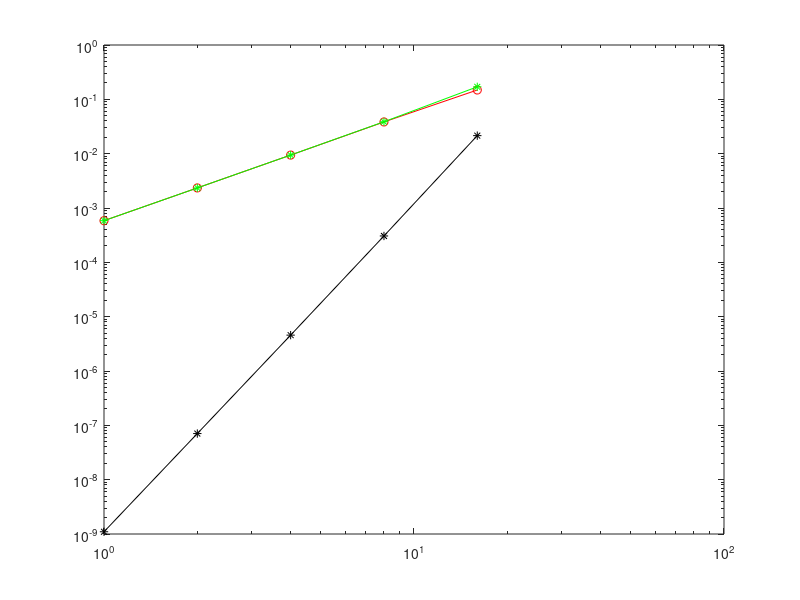

Write the MATLAB code that produced this figure. (Note: this script raises an error after producing the figure.)
function te_burgers_analysis
%% Burgers TE analysis
% F = u^2/2 - nu*du/dx

re=32; l=8; u=2; nu = l*u/re;
c1=-u; c2 = re/(2*l);

u = @(x) c1*tanh(c2*x);
ux = @(x) -c2/c1*(u(x).^2 - c1.^2);
uxx = @(x) -c2/c1*(2*u(x).*ux(x));
uxxx = @(x) -2*c2/c1*(ux(x).^2 + u(x).*uxx(x));
uxxxx = @(x) -2*c2/c1*(3*ux(x).*uxx(x)+u(x)*uxxx(x));
uxxxxx = @(x) -2*c2/c1*(3*(uxx(x).^2+ux(x).*uxxx(x))+ux(x).*uxxx(x)+u(x).*uxxxx(x));
uxxxxxx = @(x) -2*c2/c1*( 6*uxx(x)*uxxx(x) + 5*ux(x).*uxxxx(x) + 4*uxx(x).*uxxx(x) + u(x).*uxxxxx(x) );
ubar = @(x1,x2) integral(u, x1, x2, 'AbsTol',1e-10)/(x2-x1);

%Test analytic derivatives (p==2)
x0=1; dx=0.5; n = 10;
ux_p = DerivativeTest(u,ux,x0,dx,n);
uxx_p = DerivativeTest(ux,uxx,x0,dx,n);
uxxx_p = DerivativeTest(uxx,uxxx,x0,dx,n);
uxxxx_p = DerivativeTest(uxxx,uxxxx,x0,dx,n);
uxxxxx_p = DerivativeTest(uxxxx,uxxxxx,x0,dx,n);
uxxxxxx_p = DerivativeTest(uxxxxx,uxxxxxx,x0,dx,n);

% Taylor Series expansion test
% F = @(x) u(x);
% Fh = @(x,dx) u(x+dx/2);
% TE = @(x,dx) dx/2*ux(x) + dx^2/8*uxx(x) + dx^3/48*uxxx(x) + dx^4/384*uxxxx(x);
% pout=OrderTest(x0, dx, F, Fh, TE, 10)



% Analytic TE for u^2/2
%      6               6               6               6     2     4             4             4    2     2           2   2    2
%    dx  u uxxxxxx   dx  ux uxxxxx   dx  uxx uxxxx   dx  uxxx    dx  u uxxxx   dx  ux uxxx   dx  uxx    dx  u uxx   dx  ux    u
%    ------------- + ------------- + ------------- + --------- + ----------- + ----------- + -------- + --------- + ------- + --
%         46080            7680            3072          4608         384            96         128         8          8       2


% Centered flux average
fprintf('Discrete Face Flux\n')
F = @(x) u(x).^2/2;
Fh = @(x,dx) (u(x+dx/2).^2+u(x-dx/2).^2)/4;
TE2 = @(x,dx) dx.^2*( u(x).*uxx(x)/8 + ux(x).^2/8); % + O(dx^4)
TE4 = @(x,dx) dx.^4*( uxx(x).^2/128 + ux(x).*uxxx(x)/96 + u(x).*uxxxx(x)/384 ); % + O(dx^6)
TE = @(x,dx) TE2(x,dx) + TE4(x,dx);

pout=OrderTest(x0, dx, F, Fh, @(x,dx) 0 , 10); fprintf('Central average O(dx^2): %4.2f\n',pout);
pout=OrderTest(x0, dx, F, Fh, @(x,dx) TE2(x,dx) , 7); fprintf('Central average O(dx^4): %4.2f\n',pout);
pout=OrderTest(x0, dx, F, Fh, @(x,dx) TE2(x,dx) +TE4(x,dx) , 5); fprintf('Central average O(dx^6): %4.2f\n\n',pout);

fprintf('Discrete Face Flux using the FV solution approximation |  o--x--o  |\n')
F = @(x) u(x).^2/2 - nu*ux(x);
Fh = @(x,dx) ( ubar(x,x+dx).^2+ubar(x-dx,x).^2)/4 - nu*(ubar(x,x+dx) - ubar(x-dx,x))/(dx);
TE2 = @(x,dx) dx.^2*( u(x).*uxx(x)/6 + ux(x).^2/8 - nu*uxxx(x)/12); % + O(dx^4)
TE4 = @(x,dx) dx.^4*( uxx(x).^2/72 + ux(x).*uxxx(x)/48 + u(x).*uxxxx(x)/120 -nu*uxxxxx(x)/360); % + O(dx^6)
TE = @(x,dx) TE2(x,dx) + TE4(x,dx);

pout=OrderTest(x0, dx, F, Fh, @(x,dx) 0 , 10); fprintf('Central average O(dx^2): %4.2f\n',pout);
pout=OrderTest(x0, dx, F, Fh, @(x,dx) TE2(x,dx) , 7); fprintf('Central average O(dx^4): %4.2f\n',pout);
pout=OrderTest(x0, dx, F, Fh, @(x,dx) TE2(x,dx) +TE4(x,dx) , 5); fprintf('Central average O(dx^6): %4.2f\n\n',pout);


% Forward flux average
fprintf('Discrete Face Flux approximation |  x--|--o  |\n')
F = @(x) u(x).^2/2;
Fh = @(x,dx) (u(x+dx).^2+u(x).^2)/4;
TE1 = @(x,dx) dx*( u(x).*ux(x)/2 ); % + O(dx^2)
TE2 = @(x,dx) dx.^2*( ux(x).^2/4 + u(x).*uxx(x)/4 ); % + O(dx^3)
TE3 = @(x,dx) dx.^3*( ux(x).*uxx(x)/4 + u(x).*uxxx(x)/12); % + O(dx^4)
TE4 = @(x,dx) dx.^4*( u(x).*uxxxx(x)/48 + ux(x).*uxxx(x)/12 + uxx(x).^2/16); % + O(dx^5)

TE = @(x,dx) TE1(x,dx) +TE2(x,dx) +TE3(x,dx) +TE4(x,dx);
pout=OrderTest(x0, dx, F, Fh, @(x,dx) 0 , 10); fprintf('Forward average O(dx^1): %4.2f\n',pout);
pout=OrderTest(x0, dx, F, Fh, @(x,dx) TE1(x,dx) , 10); fprintf('Forward average O(dx^2): %4.2f\n',pout);
pout=OrderTest(x0, dx, F, Fh, @(x,dx) TE1(x,dx) +TE2(x,dx) , 10); fprintf('Forward average O(dx^3): %4.2f\n',pout);
pout=OrderTest(x0, dx, F, Fh, @(x,dx) TE1(x,dx) +TE2(x,dx) +TE3(x,dx)  , 9); fprintf('Forward average O(dx^4): %4.2f\n',pout);
pout=OrderTest(x0, dx, F, Fh, @(x,dx) TE1(x,dx) +TE2(x,dx) +TE3(x,dx) +TE4(x,dx) , 7); fprintf('Forward average O(dx^5): %4.2f\n\n',pout);

% Forward flux average
fprintf('Discrete Face Flux using the FV solution approximation |  x--|--o  |\n')
F = @(x) u(x).^2/2 - nu*ux(x);
Fh = @(x,dx) ( ubar(x+dx/2,x+3/2*dx).^2+ubar(x-dx/2,x+dx/2).^2)/4 - nu*(ubar(x+dx/2,x+3/2*dx)-ubar(x-dx/2,x+dx/2))/dx;
TE1 = @(x,dx) dx*( u(x).*ux(x)/2 -nu*uxx(x)/2); % + O(dx^2)
TE2 = @(x,dx) dx.^2*( ux(x).^2/4 + u(x).*uxx(x)*7/24 -nu*uxxx(x)*5/24); % + O(dx^3)
TE3 = @(x,dx) dx.^3*( ux(x).*uxx(x)*13/48 + u(x).*uxxx(x)*5/48 - nu*uxxxx(x)*1/16); % + O(dx^4)
TE4 = @(x,dx) dx.^4*( u(x).*uxxxx(x)*61/1920 + ux(x).*uxxx(x)*5/48 + uxx(x).^2*85/1152 - nu*uxxxxx(x)*91/5760); % + O(dx^5)

TE = @(x,dx) TE1(x,dx) +TE2(x,dx) +TE3(x,dx) +TE4(x,dx);
pout=OrderTest(x0, dx, F, Fh, @(x,dx) 0 , 10); fprintf('Forward average O(dx^1): %4.2f\n',pout);
pout=OrderTest(x0, dx, F, Fh, @(x,dx) TE1(x,dx) , 10); fprintf('Forward average O(dx^2): %4.2f\n',pout);
pout=OrderTest(x0, dx, F, Fh, @(x,dx) TE1(x,dx) +TE2(x,dx) , 10); fprintf('Forward average O(dx^3): %4.2f\n',pout);
pout=OrderTest(x0, dx, F, Fh, @(x,dx) TE1(x,dx) +TE2(x,dx) +TE3(x,dx)  , 9); fprintf('Forward average O(dx^4): %4.2f\n',pout);
pout=OrderTest(x0, dx, F, Fh, @(x,dx) TE1(x,dx) +TE2(x,dx) +TE3(x,dx) +TE4(x,dx) , 7); fprintf('Forward average O(dx^5): %4.2f\n\n',pout);


% Backward flux average
fprintf('Discrete Face Flux approximation |  o--|--x  |     |\n')
F = @(x) u(x).^2/2;
Fh = @(x,dx) (u(x-dx).^2+u(x).^2)/4;
TE1 = @(x,dx) -dx*( u(x).*ux(x)/2 ); % + O(dx^2)
TE2 = @(x,dx) dx.^2*( ux(x).^2/4 + u(x).*uxx(x)/4 ); % + O(dx^3)
TE3 = @(x,dx) -dx.^3*( ux(x).*uxx(x)/4 + u(x).*uxxx(x)/12); % + O(dx^4)
TE4 = @(x,dx) dx.^4*( u(x).*uxxxx(x)/48 + ux(x).*uxxx(x)/12 + uxx(x).^2/16); % + O(dx^5)

TE = @(x,dx) TE1(x,dx) +TE2(x,dx) +TE3(x,dx) +TE4(x,dx);
pout=OrderTest(x0, dx, F, Fh, @(x,dx) 0 , 10); fprintf('Backward average O(dx^1): %4.2f\n',pout);
pout=OrderTest(x0, dx, F, Fh, @(x,dx) TE1(x,dx) , 10); fprintf('Backward average O(dx^2): %4.2f\n',pout);
pout=OrderTest(x0, dx, F, Fh, @(x,dx) TE1(x,dx) +TE2(x,dx) , 10); fprintf('Backward average O(dx^3): %4.2f\n',pout);
pout=OrderTest(x0, dx, F, Fh, @(x,dx) TE1(x,dx) +TE2(x,dx) +TE3(x,dx)  , 9); fprintf('Backward average O(dx^4): %4.2f\n',pout);
pout=OrderTest(x0, dx, F, Fh, @(x,dx) TE1(x,dx) +TE2(x,dx) +TE3(x,dx) +TE4(x,dx) , 7); fprintf('Backward average O(dx^5): %4.2f\n\n',pout);

fprintf('Discrete Face Flux using the FV solution approximation |  o--|--x  |     |\n')
F = @(x) u(x).^2/2-nu*ux(x);
Fh = @(x,dx) ( ubar(x-dx*3/2,x-1/2*dx).^2+ubar(x-dx/2,x+dx/2).^2)/4 - nu*(ubar(x-dx/2,x+dx/2)-ubar(x-dx*3/2,x-1/2*dx))/dx;
TE1 = @(x,dx) -dx*( u(x).*ux(x)/2 -nu*uxx(x)/2); % + O(dx^2) <---- TE1=0 cause it's the continuous operator (by definition)
TE2 = @(x,dx) dx.^2*( ux(x).^2/4 + u(x).*uxx(x)*7/24 -nu*uxxx(x)*5/24); % + O(dx^3)
TE3 = @(x,dx) -dx.^3*( ux(x).*uxx(x)*13/48 + u(x).*uxxx(x)*5/48 - nu*uxxxx(x)*1/16); % + O(dx^4)
TE4 = @(x,dx) dx.^4*( u(x).*uxxxx(x)*61/1920 + ux(x).*uxxx(x)*5/48 + uxx(x).^2*85/1152 - nu*uxxxxx(x)*91/5760); % + O(dx^5)

TE = @(x,dx) TE1(x,dx) +TE2(x,dx) +TE3(x,dx) +TE4(x,dx);
pout=OrderTest(x0, dx, F, Fh, @(x,dx) 0 , 10); fprintf('Backward average O(dx^2): %4.2f\n',pout);
pout=OrderTest(x0, dx, F, Fh, @(x,dx) TE1(x,dx) , 10); fprintf('Backward average O(dx^2): %4.2f\n',pout);
pout=OrderTest(x0, dx, F, Fh, @(x,dx) TE1(x,dx) +TE2(x,dx) , 10); fprintf('Backward average O(dx^3): %4.2f\n',pout);
pout=OrderTest(x0, dx, F, Fh, @(x,dx) TE1(x,dx) +TE2(x,dx) +TE3(x,dx)  , 9); fprintf('Backward average O(dx^4): %4.2f\n',pout);
pout=OrderTest(x0, dx, F, Fh, @(x,dx) TE1(x,dx) +TE2(x,dx) +TE3(x,dx) +TE4(x,dx) , 7); fprintf('Backward average O(dx^5): %4.2f\n\n',pout);


% Centered flux difference
fprintf('Discrete cell residual approximation |--o--|  x  |--o--|\n')
F = @(x) u(x).*ux(x);
Fh = @(x,dx) (u(x+dx).^2-u(x-dx).^2)/(4*dx);
TE2 = @(x,dx) dx.^2*( u(x).*uxxx(x)/6 + ux(x).*uxx(x)/2); % + O(dx^4)
TE4 = @(x,dx) dx.^4*( ux(x).*uxxxx(x)/24 + uxx(x).*uxxx(x)/12 +u(x).*uxxxxx(x)/120 ); % + O(dx^6)
TE = @(x,dx) TE2(x,dx) + TE4(x,dx);

pout=OrderTest(x0, dx, F, Fh, @(x,dx) 0 , 10); fprintf('Central flux difference O(dx^2): %4.2f\n',pout);
pout=OrderTest(x0, dx, F, Fh, @(x,dx) TE2(x,dx) , 7); fprintf('Central flux difference O(dx^4): %4.2f\n',pout);
pout=OrderTest(x0, dx, F, Fh, @(x,dx) TE2(x,dx) +TE4(x,dx) , 5); fprintf('Central flux difference O(dx^6): %4.2f\n\n',pout);



fprintf('Discrete cell residual the FV solution approximation |--o--|  x  |--o--|\n')
F = @(x) u(x).*ux(x) - nu*uxx(x);
Fh = @(x,dx) ( ubar(x+dx/2,x+dx*3/2).^2 - ubar(x-dx*3/2,x-1/2*dx).^2)/(4*dx) - nu*(ubar(x+dx/2,x+dx*3/2)-2*ubar(x-dx*1/2,x+1/2*dx) + ubar(x-dx*3/2,x-1/2*dx))/dx^2;
TE2 = @(x,dx) dx.^2*( u(x).*uxxx(x)*5/24 + ux(x).*uxx(x)*13/24 - nu*uxxxx(x)/8); % + O(dx^4)
TE4 = @(x,dx) dx.^4*( ux(x).*uxxxx(x)*121/1920 + uxx(x).*uxxx(x)*65/576 + u(x)*uxxxxx(x)*91/5760 - nu*uxxxxxx(x)*13/1920 ); % + O(dx^6)
TE = @(x,dx) TE2(x,dx) + TE4(x,dx);

pout=OrderTest(x0, dx, F, Fh, @(x,dx) 0 , 10); fprintf('Central flux difference O(dx^2): %4.2f\n',pout);
pout=OrderTest(x0, dx, F, Fh, @(x,dx) TE2(x,dx) , 7); fprintf('Central flux difference O(dx^4): %4.2f\n',pout);
pout=OrderTest(x0, dx, F, Fh, @(x,dx) TE2(x,dx) +TE4(x,dx) , 5); fprintf('Central flux difference O(dx^6): %4.2f\n\n',pout);

% fprintf('Discrete cell residual the FV solution approximation (Dirichlet inconsistent BC: |--o--|  x  |--o--|\n')


% fprintf('u^2/2 term in the BC flux\n')
% u2A = @(x) u(x)^2/2;
% u2 = @(x,dx) u(x-dx/2)^2/2;
% TE1 = @(x,dx) -dx*(u(x)*ux(x)/2);
% TE2 = @(x,dx) dx^2*( ux(x)^2/8 + u(x)*uxx(x)/8 );
% TE3 = @(x,dx) -dx^3*( ux(x)*uxx(x)/16 +u(x)*uxxx(x)/48 );
% TE4 = @(x,dx) dx^4*( uxx(x)^2/128 + ux(x)*uxxx(x)/96 + u(x)*uxxxx(x)/384 );
% TE5 = @(x,dx) -dx^5*( uxx(x)*uxxx(x)/384 + ux(x)*uxxxx(x)/768 + u(x)*uxxxxx(x)/3840 );
% pout=OrderTest(x0, dx, u2A, u2, @(x,dx) 0 , 10); fprintf('Non linear term O(dx^1): %4.2f\n',pout);
% pout=OrderTest(x0, dx, u2A, u2, @(x,dx) TE1(x,dx) , 9); fprintf('Non linear term O(dx^2): %4.2f\n',pout);
% pout=OrderTest(x0, dx, u2A, u2, @(x,dx) TE1(x,dx) + TE2(x,dx) , 8); fprintf('Non linear term O(dx^3): %4.2f\n',pout);
% pout=OrderTest(x0, dx, u2A, u2, @(x,dx) TE1(x,dx) + TE2(x,dx) + TE3(x,dx), 7); fprintf('Non linear term O(dx^4): %4.2f\n',pout);
% pout=OrderTest(x0, dx, u2A, u2, @(x,dx) TE1(x,dx) + TE2(x,dx) + TE3(x,dx) + TE4(x,dx), 6); fprintf('Non linear term O(dx^5): %4.2f\n',pout);
% pout=OrderTest(x0, dx, u2A, u2, @(x,dx) TE1(x,dx) + TE2(x,dx) + TE3(x,dx) + TE4(x,dx) + TE5(x,dx), 5); fprintf('Non linear term O(dx^6): %4.2f\n\n',pout);


% BTE_Dirichlet_inconsistent_3rd
% BTE_Dirichlet_inconsistent_4th
% 
% BTE_Neumann_consistent_3rd
% BTE_Neumann_consistent_4th
% 
% BTE_Neumann_inconsistent_3rd
BTE_Neumann_inconsistent_4th






% FV solution average approximation (centered)

fprintf('FV approximation cell centered refernce |     |--x--|     |\n')
F = @(x) u(x);
Fh = @(x,dx) ubar(x-dx/2,x+dx/2);
TE2 = @(x,dx) uxx(x)/24*dx^2;
TE4 = @(x,dx) uxxxx(x)/1920*dx^4;
TE6 = @(x,dx) uxxxxxx(x)/322560*dx^6;

pout=OrderTest(x0, dx, F, Fh, @(x,dx) 0 , 10); fprintf('FV solution average O(dx^2): %4.2f\n',pout);
pout=OrderTest(x0, dx, F, Fh, TE2 , 7); fprintf('FV solution average O(dx^4): %4.2f\n',pout);
pout=OrderTest(x0, dx, F, Fh, @(x,dx) TE2(x,dx) + TE4(x,dx) , 4); fprintf('FV solution average O(dx^6): %4.2f\n',pout);
pout=OrderTest(x0, dx, F, Fh, @(x,dx) TE2(x,dx) + TE4(x,dx) + TE6(x,dx) , 4); fprintf('FV solution average O(dx^8): %4.2f\n\n',pout);

% FV solution average approximation (forward cell average at left face)
fprintf('FV approximation with a forward integral |     |     x-----|\n')
F = @(x) u(x);
Fh = @(x,dx) ubar(x,x+dx);
TE1 = @(x,dx) ux(x)/2*dx;
TE2 = @(x,dx) uxx(x)/6*dx^2;
TE3 = @(x,dx) uxxx(x)/24*dx^3;
TE4 = @(x,dx) uxxxx(x)/120*dx^4;
TE5 = @(x,dx) uxxxxx(x)/720*dx^5;
TE6 = @(x,dx) uxxxxxx(x)/5040*dx^6;

pout=OrderTest(x0, dx, F, Fh, @(x,dx) 0 , 10); fprintf('FV solution average O(dx^1): %4.2f\n',pout);
pout=OrderTest(x0, dx, F, Fh, TE1 , 10); fprintf('FV solution average O(dx^2): %4.2f\n',pout);
pout=OrderTest(x0, dx, F, Fh, @(x,dx) TE1(x,dx) + TE2(x,dx) , 10); fprintf('FV solution average O(dx^3): %4.2f\n',pout);
pout=OrderTest(x0, dx, F, Fh, @(x,dx) TE1(x,dx) + TE2(x,dx) + TE3(x,dx) , 9); fprintf('FV solution average O(dx^4): %4.2f\n',pout);
pout=OrderTest(x0, dx, F, Fh, @(x,dx) TE1(x,dx) + TE2(x,dx) + TE3(x,dx) + TE4(x,dx) , 7); fprintf('FV solution average O(dx^5): %4.2f\n',pout);
pout=OrderTest(x0, dx, F, Fh, @(x,dx) TE1(x,dx) + TE2(x,dx) + TE3(x,dx) + TE4(x,dx) + TE5(x,dx) , 6); fprintf('FV solution average O(dx^6): %4.2f\n\n',pout);
pout=OrderTest(x0, dx, F, Fh, @(x,dx) TE1(x,dx) + TE2(x,dx) + TE3(x,dx) + TE4(x,dx) + TE5(x,dx) +TE6(x,dx) , 6); fprintf('FV solution average O(dx^7): %4.2f\n\n',pout);


% FV solution average approximation (backward cell average at right face)
fprintf('FV approximation with a backward integral |-----x     |     |\n')
F = @(x) u(x);
Fh = @(x,dx) ubar(x-dx,x);
TE1 = @(x,dx) -ux(x)/2*dx;
TE2 = @(x,dx) uxx(x)/6*dx^2;
TE3 = @(x,dx) -uxxx(x)/24*dx^3;
TE4 = @(x,dx) uxxxx(x)/120*dx^4;
TE5 = @(x,dx) -uxxxxx(x)/720*dx^5;

pout=OrderTest(x0, dx, F, Fh, @(x,dx) 0 , 10); fprintf('FV solution average O(dx^1): %4.2f\n',pout);
pout=OrderTest(x0, dx, F, Fh, TE1 , 10); fprintf('FV solution average O(dx^2): %4.2f\n',pout);
pout=OrderTest(x0, dx, F, Fh, @(x,dx) TE1(x,dx) + TE2(x,dx) , 10); fprintf('FV solution average O(dx^3): %4.2f\n',pout);
pout=OrderTest(x0, dx, F, Fh, @(x,dx) TE1(x,dx) + TE2(x,dx) + TE3(x,dx) , 9); fprintf('FV solution average O(dx^4): %4.2f\n',pout);
pout=OrderTest(x0, dx, F, Fh, @(x,dx) TE1(x,dx) + TE2(x,dx) + TE3(x,dx) + TE4(x,dx) , 7); fprintf('FV solution average O(dx^5): %4.2f\n',pout);
pout=OrderTest(x0, dx, F, Fh, @(x,dx) TE1(x,dx) + TE2(x,dx) + TE3(x,dx) + TE4(x,dx) + TE5(x,dx) , 6); fprintf('FV solution average O(dx^6): %4.2f\n\n',pout);


%% Face Centered
% FV solution average approximation (forward cell average at left face)
fprintf('FV approximation with a forward integral |     x-----|     |     |\n')
F = @(x) u(x);
Fh = @(x,dx) ubar(x,x+dx);
TE1 = @(x,dx) ux(x)/2*dx;
TE2 = @(x,dx) uxx(x)/6*dx^2;
TE3 = @(x,dx) uxxx(x)/24*dx^3;
TE4 = @(x,dx) uxxxx(x)/120*dx^4;
TE5 = @(x,dx) uxxxxx(x)/720*dx^5;
TE6 = @(x,dx) uxxxxxx(x)/5040*dx^6;

pout=OrderTest(x0, dx, F, Fh, @(x,dx) 0 , 10); fprintf('FV solution average O(dx^1): %4.2f\n',pout);
pout=OrderTest(x0, dx, F, Fh, TE1 , 10); fprintf('FV solution average O(dx^2): %4.2f\n',pout);
pout=OrderTest(x0, dx, F, Fh, @(x,dx) TE1(x,dx) + TE2(x,dx) , 10); fprintf('FV solution average O(dx^3): %4.2f\n',pout);
pout=OrderTest(x0, dx, F, Fh, @(x,dx) TE1(x,dx) + TE2(x,dx) + TE3(x,dx) , 9); fprintf('FV solution average O(dx^4): %4.2f\n',pout);
pout=OrderTest(x0, dx, F, Fh, @(x,dx) TE1(x,dx) + TE2(x,dx) + TE3(x,dx) + TE4(x,dx) , 7); fprintf('FV solution average O(dx^5): %4.2f\n',pout);
pout=OrderTest(x0, dx, F, Fh, @(x,dx) TE1(x,dx) + TE2(x,dx) + TE3(x,dx) + TE4(x,dx) + TE5(x,dx) , 6); fprintf('FV solution average O(dx^6): %4.2f\n\n',pout);
pout=OrderTest(x0, dx, F, Fh, @(x,dx) TE1(x,dx) + TE2(x,dx) + TE3(x,dx) + TE4(x,dx) + TE5(x,dx) +TE6(x,dx) , 6); fprintf('FV solution average O(dx^7): %4.2f\n\n',pout);


% FV solution average approximation (forward cell average at left cell center)
fprintf('FV approximation with a forward integral at left cell center |     x     |-----| \n')
F = @(x) u(x);
Fh = @(x,dx) ubar(x+dx,x+2*dx);
TE1 = @(x,dx) ux(x)*3/2*dx;
TE2 = @(x,dx) uxx(x)*7/6*dx^2;
TE3 = @(x,dx) uxxx(x)*5/8*dx^3;
TE4 = @(x,dx) uxxxx(x)*31/120*dx^4;
TE5 = @(x,dx) uxxxxx(x)*7/80*dx^5;
TE6 = @(x,dx) uxxxxxx(x)*127/5040*dx^6;

pout=OrderTest(x0, dx, F, Fh, @(x,dx) 0 , 10); fprintf('FV solution average O(dx^1): %4.2f\n',pout);
pout=OrderTest(x0, dx, F, Fh, TE1 , 10); fprintf('FV solution average O(dx^2): %4.2f\n',pout);
pout=OrderTest(x0, dx, F, Fh, @(x,dx) TE1(x,dx) + TE2(x,dx) , 10); fprintf('FV solution average O(dx^3): %4.2f\n',pout);
pout=OrderTest(x0, dx, F, Fh, @(x,dx) TE1(x,dx) + TE2(x,dx) + TE3(x,dx) , 10); fprintf('FV solution average O(dx^4): %4.2f\n',pout);
pout=OrderTest(x0, dx, F, Fh, @(x,dx) TE1(x,dx) + TE2(x,dx) + TE3(x,dx) + TE4(x,dx) , 8); fprintf('FV solution average O(dx^5): %4.2f\n',pout);
pout=OrderTest(x0, dx, F, Fh, @(x,dx) TE1(x,dx) + TE2(x,dx) + TE3(x,dx) + TE4(x,dx) + TE5(x,dx) , 6); fprintf('FV solution average O(dx^6): %4.2f\n',pout);
pout=OrderTest(x0, dx, F, Fh, @(x,dx) TE1(x,dx) + TE2(x,dx) + TE3(x,dx) + TE4(x,dx) + TE5(x,dx) +TE6(x,dx) , 6); fprintf('FV solution average O(dx^7): %4.2f\n\n',pout);


fprintf('FV approximation with a forward integral at left cell center |     x     |     |-----| \n')
F = @(x) u(x);
Fh = @(x,dx) ubar(x+2*dx,x+3*dx);
TE1 = @(x,dx) ux(x)*5/2*dx;
TE2 = @(x,dx) uxx(x)*19/6*dx^2;
TE3 = @(x,dx) uxxx(x)*65/24*dx^3;
TE4 = @(x,dx) uxxxx(x)*211/120*dx^4;
TE5 = @(x,dx) uxxxxx(x)*133/144*dx^5;
TE6 = @(x,dx) uxxxxxx(x)*2059/5040*dx^6;

pout=OrderTest(x0, dx, F, Fh, @(x,dx) 0 , 10); fprintf('FV solution average O(dx^1): %4.2f\n',pout);
pout=OrderTest(x0, dx, F, Fh, TE1 , 10); fprintf('FV solution average O(dx^2): %4.2f\n',pout);
pout=OrderTest(x0, dx, F, Fh, @(x,dx) TE1(x,dx) + TE2(x,dx) , 10); fprintf('FV solution average O(dx^3): %4.2f\n',pout);
pout=OrderTest(x0, dx, F, Fh, @(x,dx) TE1(x,dx) + TE2(x,dx) + TE3(x,dx) , 10); fprintf('FV solution average O(dx^4): %4.2f\n',pout);
pout=OrderTest(x0, dx, F, Fh, @(x,dx) TE1(x,dx) + TE2(x,dx) + TE3(x,dx) + TE4(x,dx) , 8); fprintf('FV solution average O(dx^5): %4.2f\n',pout);
pout=OrderTest(x0, dx, F, Fh, @(x,dx) TE1(x,dx) + TE2(x,dx) + TE3(x,dx) + TE4(x,dx) + TE5(x,dx) , 6); fprintf('FV solution average O(dx^6): %4.2f\n',pout);
pout=OrderTest(x0, dx, F, Fh, @(x,dx) TE1(x,dx) + TE2(x,dx) + TE3(x,dx) + TE4(x,dx) + TE5(x,dx) +TE6(x,dx) , 6); fprintf('FV solution average O(dx^7): %4.2f\n\n',pout);


% FV solution average approximation (forward cell average at left cell center)
fprintf('FV approximation with a forward integral at left cell center  |     |  x  |-----| \n')
F = @(x) u(x);
Fh = @(x,dx) ubar(x+dx*1/2, x+dx*3/2);
TE1 = @(x,dx) ux(x)*dx;
TE2 = @(x,dx) uxx(x)*13/24*dx^2;
TE3 = @(x,dx) uxxx(x)*5/24*dx^3;
TE4 = @(x,dx) uxxxx(x)*121/1920*dx^4;
TE5 = @(x,dx) uxxxxx(x)*91/5760*dx^5;
TE6 = @(x,dx) uxxxxxx(x)*1093/322560*dx^6;

pout=OrderTest(x0, dx, F, Fh, @(x,dx) 0 , 10); fprintf('FV solution average O(dx^1): %4.2f\n',pout);
pout=OrderTest(x0, dx, F, Fh, TE1 , 10); fprintf('FV solution average O(dx^2): %4.2f\n',pout);
pout=OrderTest(x0, dx, F, Fh, @(x,dx) TE1(x,dx) + TE2(x,dx) , 10); fprintf('FV solution average O(dx^3): %4.2f\n',pout);
pout=OrderTest(x0, dx, F, Fh, @(x,dx) TE1(x,dx) + TE2(x,dx) + TE3(x,dx) , 10); fprintf('FV solution average O(dx^4): %4.2f\n',pout);
pout=OrderTest(x0, dx, F, Fh, @(x,dx) TE1(x,dx) + TE2(x,dx) + TE3(x,dx) + TE4(x,dx) , 8); fprintf('FV solution average O(dx^5): %4.2f\n',pout);
pout=OrderTest(x0, dx, F, Fh, @(x,dx) TE1(x,dx) + TE2(x,dx) + TE3(x,dx) + TE4(x,dx) + TE5(x,dx) , 6); fprintf('FV solution average O(dx^6): %4.2f\n',pout);
pout=OrderTest(x0, dx, F, Fh, @(x,dx) TE1(x,dx) + TE2(x,dx) + TE3(x,dx) + TE4(x,dx) + TE5(x,dx) +TE6(x,dx) , 6); fprintf('FV solution average O(dx^7): %4.2f\n\n',pout);



fprintf('FV approximation with a forward integral at left cell center  |-----|  x  |     | \n')
F = @(x) u(x);
Fh = @(x,dx) ubar(x-dx*3/2, x-dx*1/2);
TE1 = @(x,dx) -ux(x)*dx;
TE2 = @(x,dx) uxx(x)*13/24*dx^2;
TE3 = @(x,dx) -uxxx(x)*5/24*dx^3;
TE4 = @(x,dx) uxxxx(x)*121/1920*dx^4;
TE5 = @(x,dx) -uxxxxx(x)*91/5760*dx^5;
TE6 = @(x,dx) uxxxxxx(x)*1093/322560*dx^6;

pout=OrderTest(x0, dx, F, Fh, @(x,dx) 0 , 10); fprintf('FV solution average O(dx^1): %4.2f\n',pout);
pout=OrderTest(x0, dx, F, Fh, TE1 , 10); fprintf('FV solution average O(dx^2): %4.2f\n',pout);
pout=OrderTest(x0, dx, F, Fh, @(x,dx) TE1(x,dx) + TE2(x,dx) , 10); fprintf('FV solution average O(dx^3): %4.2f\n',pout);
pout=OrderTest(x0, dx, F, Fh, @(x,dx) TE1(x,dx) + TE2(x,dx) + TE3(x,dx) , 10); fprintf('FV solution average O(dx^4): %4.2f\n',pout);
pout=OrderTest(x0, dx, F, Fh, @(x,dx) TE1(x,dx) + TE2(x,dx) + TE3(x,dx) + TE4(x,dx) , 8); fprintf('FV solution average O(dx^5): %4.2f\n',pout);
pout=OrderTest(x0, dx, F, Fh, @(x,dx) TE1(x,dx) + TE2(x,dx) + TE3(x,dx) + TE4(x,dx) + TE5(x,dx) , 6); fprintf('FV solution average O(dx^6): %4.2f\n',pout);
pout=OrderTest(x0, dx, F, Fh, @(x,dx) TE1(x,dx) + TE2(x,dx) + TE3(x,dx) + TE4(x,dx) + TE5(x,dx) +TE6(x,dx) , 6); fprintf('FV solution average O(dx^7): %4.2f\n\n',pout);



fprintf('FV approximation with a forward integral at left cell center |     |  x  |     |-----| \n')
F = @(x) u(x);
Fh = @(x,dx) ubar(x+3*dx/2, x+dx*5/2);
TE1 = @(x,dx) ux(x)*2*dx;
TE2 = @(x,dx) uxx(x)*49/24*dx^2;
TE3 = @(x,dx) uxxx(x)*17/12*dx^3;
TE4 = @(x,dx) uxxxx(x)*1441/1920*dx^4;
TE5 = @(x,dx) uxxxxx(x)*931/2880*dx^5;
TE6 = @(x,dx) uxxxxxx(x)*37969/322560*dx^6;

pout=OrderTest(x0, dx, F, Fh, @(x,dx) 0 , 10); fprintf('FV solution average O(dx^1): %4.2f\n',pout);
pout=OrderTest(x0, dx, F, Fh, TE1 , 10); fprintf('FV solution average O(dx^2): %4.2f\n',pout);
pout=OrderTest(x0, dx, F, Fh, @(x,dx) TE1(x,dx) + TE2(x,dx) , 10); fprintf('FV solution average O(dx^3): %4.2f\n',pout);
pout=OrderTest(x0, dx, F, Fh, @(x,dx) TE1(x,dx) + TE2(x,dx) + TE3(x,dx) , 10); fprintf('FV solution average O(dx^4): %4.2f\n',pout);
pout=OrderTest(x0, dx, F, Fh, @(x,dx) TE1(x,dx) + TE2(x,dx) + TE3(x,dx) + TE4(x,dx) , 8); fprintf('FV solution average O(dx^5): %4.2f\n',pout);
pout=OrderTest(x0, dx, F, Fh, @(x,dx) TE1(x,dx) + TE2(x,dx) + TE3(x,dx) + TE4(x,dx) + TE5(x,dx) , 6); fprintf('FV solution average O(dx^6): %4.2f\n',pout);
pout=OrderTest(x0, dx, F, Fh, @(x,dx) TE1(x,dx) + TE2(x,dx) + TE3(x,dx) + TE4(x,dx) + TE5(x,dx)+ TE6(x,dx) , 6); fprintf('FV solution average O(dx^7): %4.2f\n\n',pout);




% F = @(x) u(x).*ux(x);
% Fh = @(x,dx) (u(x+dx).^2 - u(x-dx).^2)/(4*dx);
% TE2 = @(x,dx) dx.^2*( 1/8*u(x)*uxxx(x) + 3/8*ux(x).*uxx(x));
% TE4 = @(x,dx) dx.^4*( u(x).*uxxxxx(x)/192 + 5/192*ux(x).*uxxxx(x) + 5/196*uxx(x)*uxxx(x));
% TE = @(x,dx) TE2(x,dx);
pout=OrderTest(x0, dx, F, Fh, TE, 10)



end

function pout=OrderTest(x, dx, F, Fh, TE, n)

    for i=1:n
       err(i) = abs(F(x) - Fh(x,dx) + TE(x,dx));
       TEex(i) = abs(F(x) - Fh(x,dx));
       TEa(i) = abs(TE(x,dx));

       dx = dx/2;


    end
    
    h = 1./2.^(0:n-1)./(1/2.^(n-1));
    p=log(err(1:end-1)./err(2:end))/log(2);

    loglog(h,err,'k-*',h,TEex,'r-o',h,TEa,'g-*')

    pout=p(end);
  
  
end

function [pout, p, err] = DerivativeTest(u,ux,x,dx,n)


    for i = 1:n
       f = ux(x);
       fh = (u(x+dx)-u(x-dx))/(2*dx);
       err(i) = fh-f;
       dx=dx/2;

    end

  p=log(err(1:end-1)./err(2:end))/log(2);
  
  pout=p(end);


end